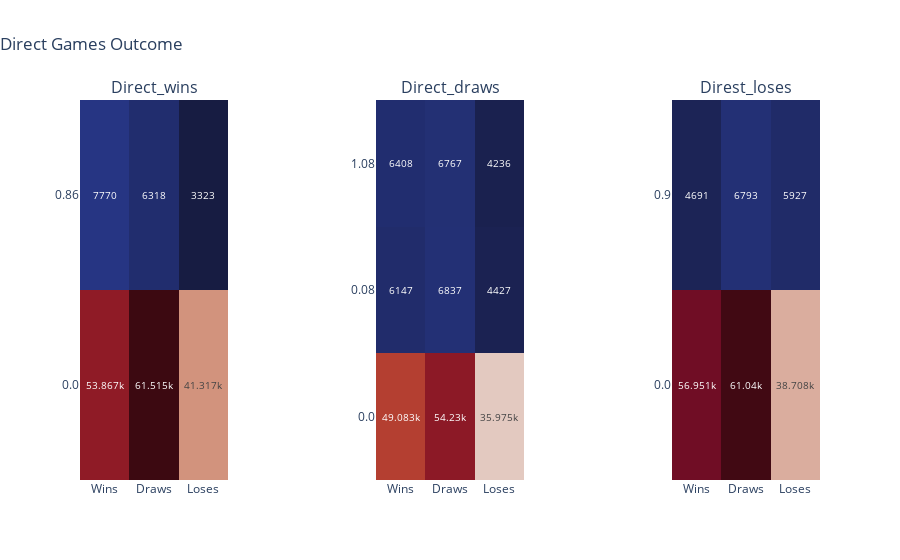
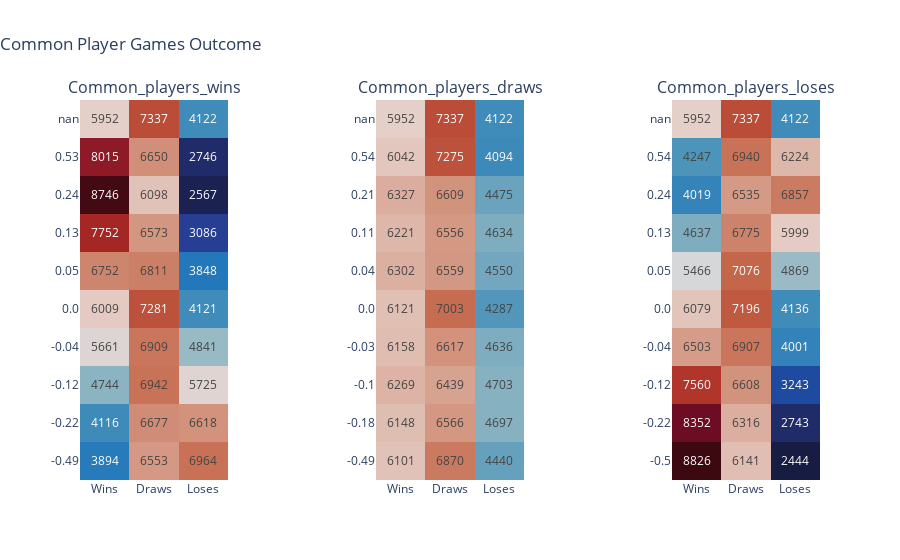

Here is the notebook cell these charts were saved with, in order:
### Code cell
plot_figures(3,('Direct_wins','Direct_draws','Direst_loses'), "Direct Games Outcome", deciles, train) 
plot_figures(3,('Common_players_wins','Common_players_draws','Common_players_loses'), 
             "Common Player Games Outcome", deciles, train)

### Figure 1 — Plotly figure (JSON) as saved in the notebook; plotly's stock layout.template omitted (floating-point values rounded to 4 significant figures)
{"data": [{"coloraxis": "coloraxis", "hovertemplate": "x: %{x}<br>y: %{y}<br>color: %{z}<extra></extra>", "name": "0", "texttemplate": "%{z}", "type": "heatmap", "x": ["Wins", "Draws", "Loses"], "xaxis": "x", "y": ["0.0", "0.86"], "yaxis": "y", "z": [[53867, 61515, 41317], [7770, 6318, 3323]]}, {"coloraxis": "coloraxis", "hovertemplate": "x: %{x}<br>y: %{y}<br>color: %{z}<extra></extra>", "name": "0", "texttemplate": "%{z}", "type": "heatmap", "x": ["Wins", "Draws", "Loses"], "xaxis": "x2", "y": ["0.0", "0.08", "1.08"], "yaxis": "y2", "z": [[49083, 54230, 35975], [6147, 6837, 4427], [6408, 6767, 4236]]}, {"coloraxis": "coloraxis", "hovertemplate": "x: %{x}<br>y: %{y}<br>color: %{z}<extra></extra>", "name": "0", "texttemplate": "%{z}", "type": "heatmap", "x": ["Wins", "Draws", "Loses"], "xaxis": "x3", "y": ["0.0", "0.9"], "yaxis": "y3", "z": [[56951, 61040, 38708], [4691, 6793, 5927]]}], "layout": {"annotations": [{"font": {"size": 16}, "showarrow": false, "text": "Direct_wins", "x": 0.1, "xanchor": "center", "xref": "paper", "y": 1, "yanchor": "bottom", "yref": "paper"}, {"font": {"size": 16}, "showarrow": false, "text": "Direct_draws", "x": 0.5, "xanchor": "center", "xref": "paper", "y": 1, "yanchor": "bottom", "yref": "paper"}, {"font": {"size": 16}, "showarrow": false, "text": "Direst_loses", "x": 0.9, "xanchor": "center", "xref": "paper", "y": 1, "yanchor": "bottom", "yref": "paper"}], "coloraxis": {"colorbar": {"thickness": 25, "x": -0.12}, "colorscale": [[0, "rgb(23, 28, 66)"], [0.09091, "rgb(41, 58, 143)"], [0.1818, "rgb(11, 102, 189)"], [0.2727, "rgb(69, 144, 185)"], [0.3636, "rgb(142, 181, 194)"], [0.4545, "rgb(210, 216, 219)"], [0.5455, "rgb(230, 210, 204)"], [0.6364, "rgb(213, 157, 137)"], [0.7273, "rgb(196, 101, 72)"], [0.8182, "rgb(172, 43, 36)"], [0.9091, "rgb(120, 14, 40)"], [1, "rgb(60, 9, 17)"]], "showscale": false}, "coloraxis2": {"colorbar": {"thickness": 25}, "colorscale": [[0, "rgb(20, 29, 67)"], [0.09091, "rgb(28, 72, 93)"], [0.1818, "rgb(18, 115, 117)"], [0.2727, "rgb(63, 156, 129)"], [0.3636, "rgb(153, 189, 156)"], [0.4545, "rgb(223, 225, 211)"], [0.5455, "rgb(241, 218, 206)"], [0.6364, "rgb(224, 160, 137)"], [0.7273, "rgb(203, 101, 99)"], [0.8182, "rgb(164, 54, 96)"], [0.9091, "rgb(111, 23, 91)"], [1, "rgb(51, 13, 53)"]], "showscale": false}, "title": {"text": "Direct Games Outcome", "x": 0}, "xaxis": {"anchor": "y", "domain": [0, 0.2]}, "xaxis2": {"anchor": "y2", "domain": [0.4, 0.6]}, "xaxis3": {"anchor": "y3", "domain": [0.8, 1]}, "yaxis": {"anchor": "x", "domain": [0, 1]}, "yaxis2": {"anchor": "x2", "domain": [0, 1]}, "yaxis3": {"anchor": "x3", "domain": [0, 1]}}}

### Figure 2 — Plotly figure (JSON) as saved in the notebook; plotly's stock layout.template omitted (floating-point values rounded to 4 significant figures)
{"data": [{"coloraxis": "coloraxis", "hovertemplate": "x: %{x}<br>y: %{y}<br>color: %{z}<extra></extra>", "name": "0", "texttemplate": "%{z}", "type": "heatmap", "x": ["Wins", "Draws", "Loses"], "xaxis": "x", "y": ["-0.49", "-0.22", "-0.12", "-0.04", "0.0", "0.05", "0.13", "0.24", "0.53", "nan"], "yaxis": "y", "z": [[3894, 6553, 6964], [4116, 6677, 6618], [4744, 6942, 5725], [5661, 6909, 4841], [6009, 7281, 4121], [6752, 6811, 3848], [7752, 6573, 3086], [8746, 6098, 2567], [8015, 6650, 2746], [5952, 7337, 4122]]}, {"coloraxis": "coloraxis", "hovertemplate": "x: %{x}<br>y: %{y}<br>color: %{z}<extra></extra>", "name": "0", "texttemplate": "%{z}", "type": "heatmap", "x": ["Wins", "Draws", "Loses"], "xaxis": "x2", "y": ["-0.49", "-0.18", "-0.1", "-0.03", "0.0", "0.04", "0.11", "0.21", "0.54", "nan"], "yaxis": "y2", "z": [[6101, 6870, 4440], [6148, 6566, 4697], [6269, 6439, 4703], [6158, 6617, 4636], [6121, 7003, 4287], [6302, 6559, 4550], [6221, 6556, 4634], [6327, 6609, 4475], [6042, 7275, 4094], [5952, 7337, 4122]]}, {"coloraxis": "coloraxis", "hovertemplate": "x: %{x}<br>y: %{y}<br>color: %{z}<extra></extra>", "name": "0", "texttemplate": "%{z}", "type": "heatmap", "x": ["Wins", "Draws", "Loses"], "xaxis": "x3", "y": ["-0.5", "-0.22", "-0.12", "-0.04", "0.0", "0.05", "0.13", "0.24", "0.54", "nan"], "yaxis": "y3", "z": [[8826, 6141, 2444], [8352, 6316, 2743], [7560, 6608, 3243], [6503, 6907, 4001], [6079, 7196, 4136], [5466, 7076, 4869], [4637, 6775, 5999], [4019, 6535, 6857], [4247, 6940, 6224], [5952, 7337, 4122]]}], "layout": {"annotations": [{"font": {"size": 16}, "showarrow": false, "text": "Common_players_wins", "x": 0.1, "xanchor": "center", "xref": "paper", "y": 1, "yanchor": "bottom", "yref": "paper"}, {"font": {"size": 16}, "showarrow": false, "text": "Common_players_draws", "x": 0.5, "xanchor": "center", "xref": "paper", "y": 1, "yanchor": "bottom", "yref": "paper"}, {"font": {"size": 16}, "showarrow": false, "text": "Common_players_loses", "x": 0.9, "xanchor": "center", "xref": "paper", "y": 1, "yanchor": "bottom", "yref": "paper"}], "coloraxis": {"colorbar": {"thickness": 25, "x": -0.12}, "colorscale": [[0, "rgb(23, 28, 66)"], [0.09091, "rgb(41, 58, 143)"], [0.1818, "rgb(11, 102, 189)"], [0.2727, "rgb(69, 144, 185)"], [0.3636, "rgb(142, 181, 194)"], [0.4545, "rgb(210, 216, 219)"], [0.5455, "rgb(230, 210, 204)"], [0.6364, "rgb(213, 157, 137)"], [0.7273, "rgb(196, 101, 72)"], [0.8182, "rgb(172, 43, 36)"], [0.9091, "rgb(120, 14, 40)"], [1, "rgb(60, 9, 17)"]], "showscale": false}, "coloraxis2": {"colorbar": {"thickness": 25}, "colorscale": [[0, "rgb(20, 29, 67)"], [0.09091, "rgb(28, 72, 93)"], [0.1818, "rgb(18, 115, 117)"], [0.2727, "rgb(63, 156, 129)"], [0.3636, "rgb(153, 189, 156)"], [0.4545, "rgb(223, 225, 211)"], [0.5455, "rgb(241, 218, 206)"], [0.6364, "rgb(224, 160, 137)"], [0.7273, "rgb(203, 101, 99)"], [0.8182, "rgb(164, 54, 96)"], [0.9091, "rgb(111, 23, 91)"], [1, "rgb(51, 13, 53)"]], "showscale": false}, "title": {"text": "Common Player Games Outcome", "x": 0}, "xaxis": {"anchor": "y", "domain": [0, 0.2]}, "xaxis2": {"anchor": "y2", "domain": [0.4, 0.6]}, "xaxis3": {"anchor": "y3", "domain": [0.8, 1]}, "yaxis": {"anchor": "x", "domain": [0, 1]}, "yaxis2": {"anchor": "x2", "domain": [0, 1]}, "yaxis3": {"anchor": "x3", "domain": [0, 1]}}}
